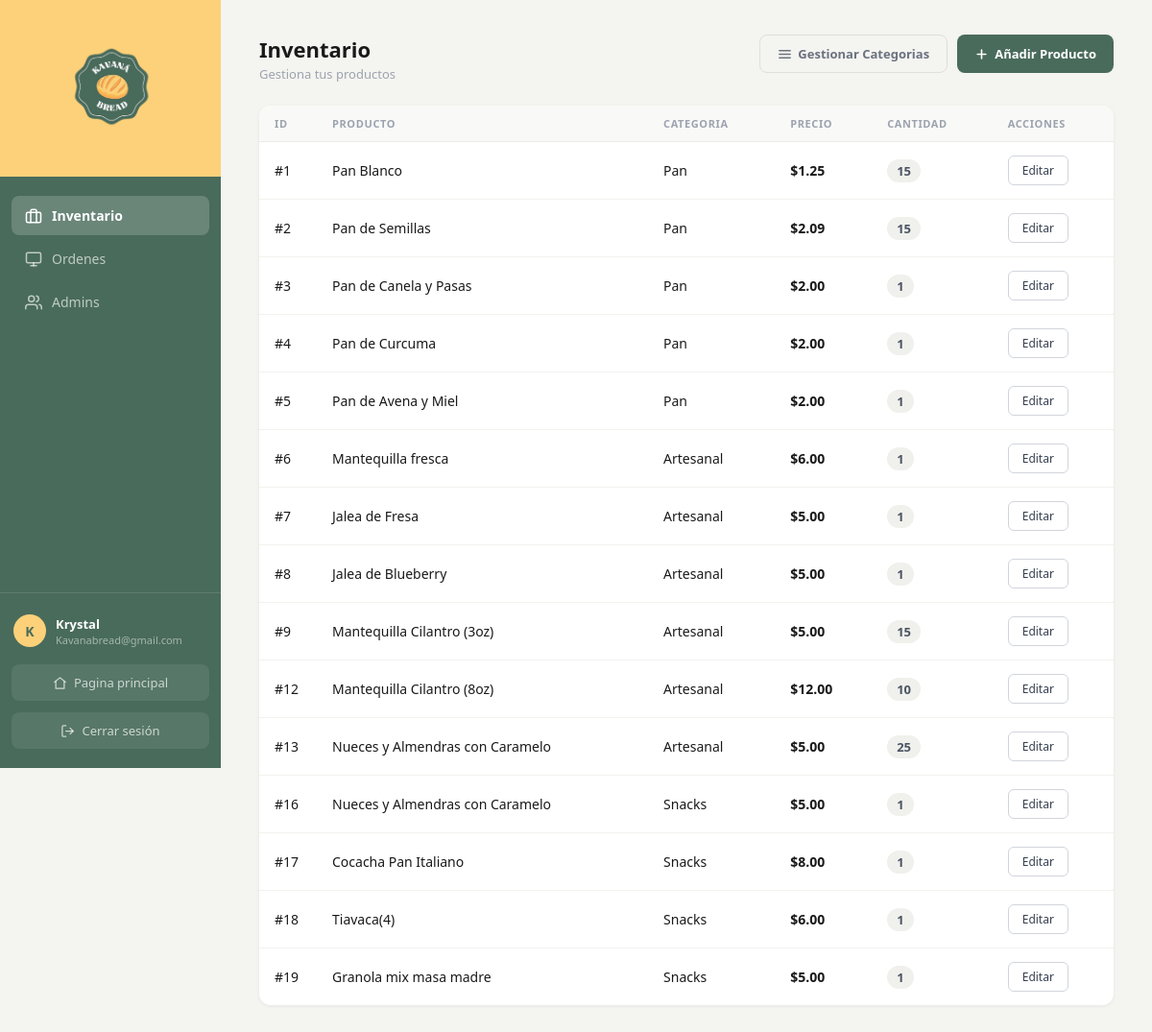
The page /admin/panel.php (signed in) on the database its author committed.
### tables this page shows
CREATE TABLE `products` (
  `Product_ID` int(11) NOT NULL,
  `Product_Name` varchar(50) NOT NULL,
  `category_ID` int(11) NOT NULL,
  `Price` decimal(6,2) NOT NULL,
  `Quantity` int(11) NOT NULL
);

CREATE TABLE `category` (
  `category_ID` int(11) NOT NULL,
  `name` varchar(100) NOT NULL
);

### admin/panel.php (the view, shortened to what this page needs)
<?php
include(__DIR__ . '/../config/db.php');
?>
<!DOCTYPE html>
<html lang="es">
<head>
    <link rel="stylesheet" href="/kavanabread/assets/styles.css">
</head>
<body class="admin-layout">
    <aside class="admin-sidebar">
        <div class="sidebar-logo">
            <img src="../assets/logo.png" alt="Kavana Bread">
        </div>
        <nav class="sidebar-nav">
            <button class="nav-item active" data-tab="inventario">
                Inventario
            </button>
            <button class="nav-item" data-tab="ordenes">
                <svg xmlns="http://www.w3.org/2000/svg" width="18" height="18" viewBox="0 0 24 24" fill="none" stroke="currentColor" stroke-width="2" stroke-linecap="round" stroke-linejoin="round"><rect x="2" y="3" width="20" height="14" rx="2"/><line x1="8" y1="21" x2="16" y2="21"/><line x1="12" y1="17" x2="12" y2="21"/></svg>
                Ordenes
            </button>
            <button class="nav-item" data-tab="admins">
                Admins
            </button>
        </nav>
        <div class="sidebar-footer">
            <div class="user-chip">
                <div class="user-avatar"><?php echo strtoupper(substr($_SESSION['username'], 0, 1)); ?></div>
                <div class="user-details">
                    <span><?php echo htmlspecialchars($_SESSION['username']); ?></span>
                    <small><?php echo htmlspecialchars($_SESSION['email']); ?></small>
                </div>
            </div>
            <a href="../index.php" class="btn-logout">
                <svg xmlns="http://www.w3.org/2000/svg" width="15" height="15" viewBox="0 0 24 24" fill="none" stroke="currentColor" stroke-width="2" stroke-linecap="round" stroke-linejoin="round"><path d="M3 10.5 12 3l9 7.5"/><path d="M5 9.5V21h14V9.5"/></svg>
                Pagina principal
            </a>
            <a href="login.php" class="btn-logout">
                <svg xmlns="http://www.w3.org/2000/svg" width="15" height="15" viewBox="0 0 24 24" fill="none" stroke="currentColor" stroke-width="2" stroke-linecap="round" stroke-linejoin="round"><path d="M9 21H5a2 2 0 0 1-2-2V5a2 2 0 0 1 2-2h4"/><polyline points="16 17 21 12 16 7"/><line x1="21" y1="12" x2="9" y2="12"/></svg>
                Cerrar sesión
            </a>
        </div>
    </aside>
    <main class="admin-main">
        <section id="tab-inventario" class="admin-tab active">
            <div class="tab-header">
                <div>
                    <h1>Inventario</h1>
                    <p class="tab-subtitle">Gestiona tus productos</p>
                </div>
                <div style="display:flex; gap:10px;">
                    <a href="manage-categories.php" class="btn-secondary">
                        <svg xmlns="http://www.w3.org/2000/svg" width="15" height="15" viewBox="0 0 24 24" fill="none" stroke="currentColor" stroke-width="2.5" stroke-linecap="round" stroke-linejoin="round"><path d="M3 6h18"/><path d="M3 12h18"/><path d="M3 18h18"/></svg>
                        Gestionar Categorias
                    </a>
                    <a href="add-product.php" class="btn-primary">
                        <svg xmlns="http://www.w3.org/2000/svg" width="15" height="15" viewBox="0 0 24 24" fill="none" stroke="currentColor" stroke-width="2.5" stroke-linecap="round" stroke-linejoin="round"><line x1="12" y1="5" x2="12" y2="19"/><line x1="5" y1="12" x2="19" y2="12"/></svg>
                        Añadir Producto
                    </a>
                </div>
            </div>
            <div class="content-card">
                <table class="admin-table">
                    <thead>
                        <tr>
                            <th>ID</th>
                            <th>Producto</th>
                            <th>Categoria</th>
                            <th>Precio</th>
                            <th>Cantidad</th>
                            <th>Acciones</th>
                        </tr>
                    </thead>
                    <tbody>
                        <?php
                        $sql = "SELECT products.*, category.name AS category_name
                         FROM products
                         LEFT JOIN category ON products.category_ID = category.category_ID";
                        $result = mysqli_query($conn, $sql);
                        while($show = mysqli_fetch_array($result)) { ?>
                        <tr>
                            <td class="td-id">#<?php echo $show['Product_ID']; ?></td>
                            <td class="td-name"><?php echo htmlspecialchars($show['Product_Name']); ?></td>
                             <td class="td-category_name"><?php echo htmlspecialchars($show['category_name']); ?></td>
                            <td class="td-price">$<?php echo $show['Price']; ?></td>
                            <td class="td-qty">
                                <span class="qty-badge <?php echo ($show['Quantity'] < 5) ? 'qty-low' : ''; ?>">
                                    <?php echo $show['Quantity']; ?>
                                </span>
                            </td>
                            <td class="td-actions">
                                <a href="edit-product.php?id=<?php echo $show['Product_ID']; ?>" class="btn-edit">Editar</a>
                            </td>
                        </tr>
                        <?php } ?>
                    </tbody>
                </table>
            </div>
        </section>
    </main>
</body>
</html>

### rows shown on the page
products: Product_ID "1", Product_Name "Pan Blanco", category_ID.name "Pan", Price "1.25", Quantity "15"
products: Product_ID "2", Product_Name "Pan de Semillas", category_ID.name "Pan", Price "2.09", Quantity "15"
products: Product_ID "3", Product_Name "Pan de Canela y Pasas", category_ID.name "Pan", Price "2.00", Quantity "1"
products: Product_ID "4", Product_Name "Pan de Curcuma", category_ID.name "Pan", Price "2.00", Quantity "1"
products: Product_ID "5", Product_Name "Pan de Avena y Miel", category_ID.name "Pan", Price "2.00", Quantity "1"
products: Product_ID "6", Product_Name "Mantequilla fresca", category_ID.name "Artesanal", Price "6.00", Quantity "1"
products: Product_ID "7", Product_Name "Jalea de Fresa", category_ID.name "Artesanal", Price "5.00", Quantity "1"
products: Product_ID "8", Product_Name "Jalea de Blueberry", category_ID.name "Artesanal", Price "5.00", Quantity "1"
products: Product_ID "9", Product_Name "Mantequilla Cilantro (3oz)", category_ID.name "Artesanal", Price "5.00", Quantity "15"
products: Product_ID "12", Product_Name "Mantequilla Cilantro (8oz)", category_ID.name "Artesanal", Price "12.00", Quantity "10"
products: Product_ID "13", Product_Name "Nueces y Almendras con Caramelo", category_ID.name "Artesanal", Price "5.00", Quantity "25"
products: Product_ID "16", Product_Name "Nueces y Almendras con Caramelo", category_ID.name "Snacks", Price "5.00", Quantity "1"
products: Product_ID "17", Product_Name "Cocacha Pan Italiano", category_ID.name "Snacks", Price "8.00", Quantity "1"
products: Product_ID "18", Product_Name "Tiavaca(4)", category_ID.name "Snacks", Price "6.00", Quantity "1"
products: Product_ID "19", Product_Name "Granola mix masa madre", category_ID.name "Snacks", Price "5.00", Quantity "1"

### other values the page prints
substr($_SESSION['username'], 0, 1) "K"
$_SESSION['username'] "Krystal"
$_SESSION['email'] "Kavanabread@gmail.com"
